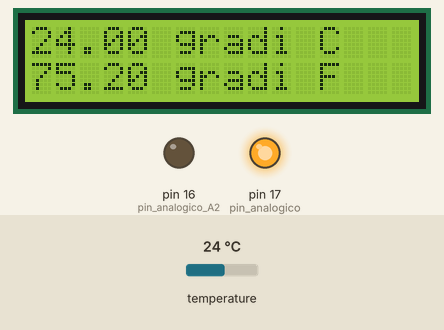
Recording of a sketch running on a simulated Arduino Uno, built with avr-gcc and run on an emulated ATmega328P. On the bench: 16×2 character LCD, output pins drawn as LEDs (lit = HIGH). The test bench sets the inputs (shaded band); at power-on: temperature 24 °C.

Above: at 1.2 s.
1.3 s: temperature set to 12 °C
At 5.0 s:
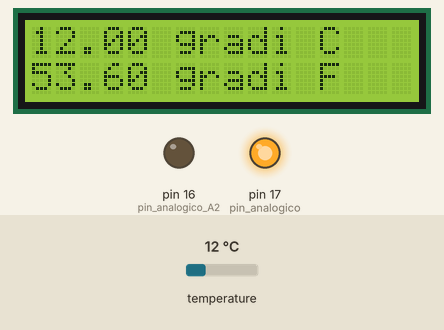
7.1 s: temperature set to 19 °C
At 10.0 s:
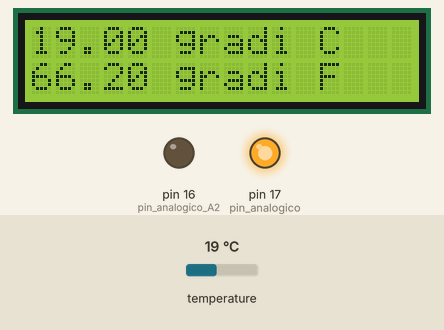
12.7 s: temperature set to 28 °C
At 16.2 s:
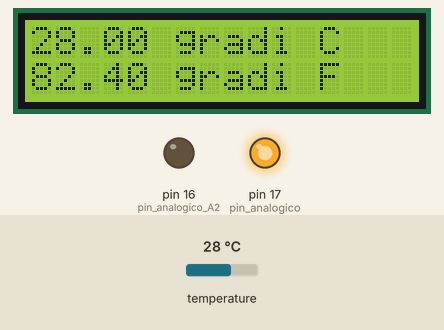
Timing chart, 0 to 17.7 s (numbered marks = the images above; inputs shaded):
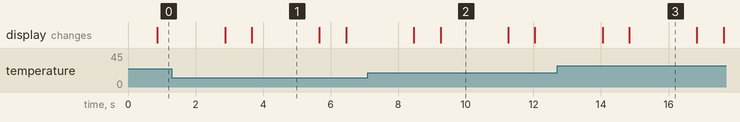

The sketch:

termometro.ino
```cpp
// TERMOMETRO DS18B20 con LCD1602 - testato ok

#include <OneWire.h>
#include <DallasTemperature.h>

OneWire oneWire(5);
DallasTemperature temp(&oneWire);

float tc = 0;
float tf = 0;

#include <Wire.h>
#include <LiquidCrystal_I2C.h>

// Set the LCD address to 0x27 for a 16 chars and 2 line display
LiquidCrystal_I2C lcd(0x27, 16, 2);


void setup(void) {
  Serial.begin(9600);
  temp.begin();
  pinMode(16,OUTPUT);  // pin analogico A2
  digitalWrite(16,LOW);
  pinMode(17,OUTPUT);  // pin analogico
  digitalWrite(17,HIGH);

  lcd.init();                      // initialize the lcd
  lcd.backlight();
}


void loop(void) {
  temp.requestTemperatures();
  tc = temp.getTempCByIndex(0);
  tf = temp.toFahrenheit(tc);
  lcd.setCursor(0,0);
  lcd.print(tc);
  lcd.print(" gradi C");
  lcd.setCursor(0,1);
  lcd.print(tf);
  lcd.print(" gradi F");
  delay(2000);
  lcd.clear();
}


// Fonte per SENSORE corso Aliverti #278
// e per le librerie https://www.hacktronics.com/Tutorials/arduino-1-wire-tutorial.html
// mentre quella di milesburton su Linux non va
// Fonte per LCD commento in corso Aliverti 219, diverso dallo sketch
// ecco qui http://scienceclub.org.au/download/1602-lcd-display-serial-connection-arduino-library/
// Inoltre: modifica mia per VCC e GND su pin analogici, non dimenticare i2cscanner.ino
```

Measured:
- after the input at 1.3 s, the display: first differs from a run without the input after 2.4 s (image 1)
- after the input at 7.1 s, the display: first differs from a run without the input after 2.1 s (image 2)
- after the input at 12.7 s, the display: first differs from a run without the input after 2.1 s (image 3)
- what the display in image 1 shows lasts 2.0 s, from 3.7 s to 5.7 s
